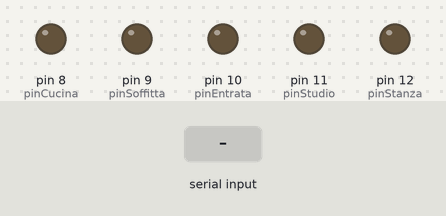
A sketch run on a simulated Arduino Uno, built with avr-gcc and run on an emulated ATmega328P. Shown: output pins drawn as LEDs (lit = HIGH). The inputs (shaded band) are chosen by the test bench. What the sketch prints to the serial monitor is not drawn.

Above: at 1.2 s.
1.3 s: "A" received over Serial
At 2.4 s:
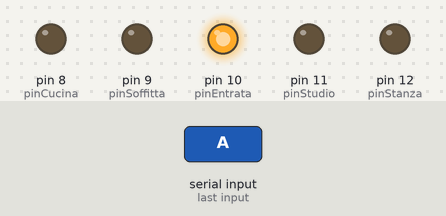
2.8 s: "B" received over Serial
At 4.0 s:
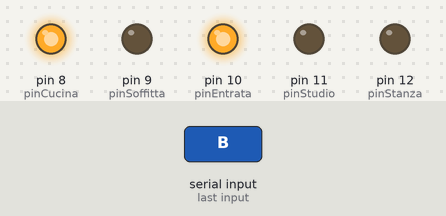
4.3 s: "C" received over Serial
At 4.6 s:
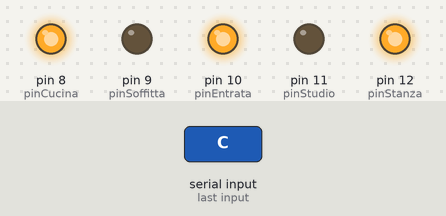
5.8 s: "D" received over Serial
At 6.2 s:
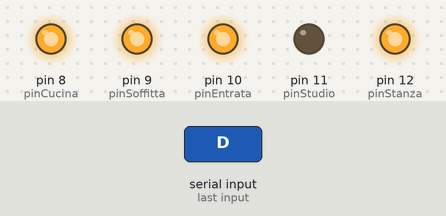
7.3 s: "E" received over Serial
At 8.1 s:
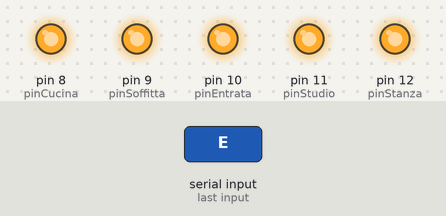
8.8 s: "A" received over Serial
At 9.8 s:
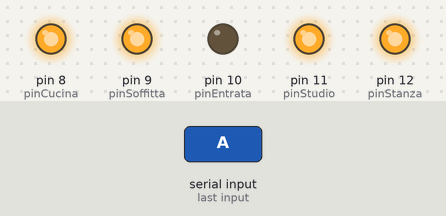
Timing chart, 0 to 11.3 s (numbered marks = the images above; inputs shaded):
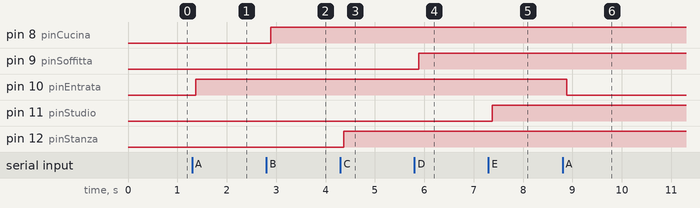

The sketch:

ArduinoUNO.ino
```cpp
char lettera;
int  statoEntrata  = 0;
int  statoCucina   = 0;
int  statoStanza   = 0;
int  statoSoffitta = 0;
int  statoStudio   = 0;

const int pinSoffitta =  9;                                         // Declare room-pin association.
const int pinStanza   = 12;                                         // Declare room-pin association.
const int pinEntrata  = 10;                                         // Declare room-pin association.
const int pinStudio   = 11;                                         // Declare room-pin association.
const int pinCucina   =  8;                                         // Declare room-pin association.
/* changes to try ***
import countable.h
import hashmap.h

CreateHashMap (room, char *, int, 3);
room ["Kitchen"] =  8;
room ["Bedroom"] = 12;
room ["Attic"]   =  9;
*/


void setup() {
  // put your setup code here, to run once:
  Serial.begin(9600);
  pinMode(pinEntrata, OUTPUT);    digitalWrite(pinEntrata, LOW);
  pinMode(pinCucina, OUTPUT);     digitalWrite(pinCucina, LOW);
  pinMode(pinStanza, OUTPUT);     digitalWrite(pinStanza, LOW);
  pinMode(pinSoffitta, OUTPUT);   digitalWrite(pinSoffitta, LOW);
  pinMode(pinStudio, OUTPUT);     digitalWrite(pinStudio, LOW);
}

void loop() {
  while (Serial.available() > 0) {
    lettera = Serial.read();
    Serial.println(lettera);
    Serial.println("Entrata: "  + (String)statoEntrata);
    Serial.println("Cucina: "   + (String)statoCucina);
    Serial.println("Stanza: "   + (String)statoStanza);
    Serial.println("soffitta: " + (String)statoSoffitta);
    Serial.println("Studio: "   + (String)statoStudio);
  }

 switch (lettera) {
  case 'A':
    // you clicked on "Entrata" room button, if state was ON this click made it OFF and viceversa.
    lettera=' ';
    digitalWrite( pinEntrata, !digitalRead(pinEntrata) );
    Serial.println("Stato Entrata: " + (String) digitalRead(pinEntrata));
    Serial.flush();
    break;

  case 'B':
    // you clicked on "Cucina" room button, if state was ON this click made it OFF and viceversa.
    lettera=' ';
    digitalWrite( pinCucina, !digitalRead(pinCucina) );
    Serial.println("Stato Cucina: " + (String) digitalRead(pinCucina));
    Serial.flush();
    break;

  case 'C':
    // you clicked on "Stanza" room button, if state was ON this click made it OFF and viceversa.
    lettera=' ';
    digitalWrite( pinStanza, !digitalRead(pinStanza) );
    Serial.println("Stato Stanza: " + (String) digitalRead(pinStanza));
    Serial.flush();
    break;

  case 'D':
    // you clicked on "Soffitta" room button, if state was ON this click made it OFF and viceversa.
    lettera=' ';
    digitalWrite( pinSoffitta, !digitalRead(pinSoffitta) );
    Serial.println("Stato Soffitta: " + (String) digitalRead(pinSoffitta));
    Serial.flush();
    break;

  case 'E':
    // you clicked on "Studio" room button, if state was ON this click made it OFF and viceversa.
    lettera=' ';
    digitalWrite( pinStudio, !digitalRead(pinStudio) );
    Serial.println("Stato Studio: " + (String) digitalRead(pinStudio));
    Serial.flush();
    break;

  default:
    Serial.println("Error: Wrong letter state");
    break;
 }
}
```

Measured:
- after the input at 1.3 s, pin 10 (pinEntrata): LOW → HIGH after 0.07 s
- after the input at 2.8 s, pin 8 (pinCucina): LOW → HIGH after 0.09 s
- after the input at 4.3 s, pin 12 (pinStanza): LOW → HIGH after 0.07 s
- after the input at 5.8 s, pin 9 (pinSoffitta): LOW → HIGH after 0.08 s
- after the input at 7.3 s, pin 11 (pinStudio): LOW → HIGH after 0.07 s
- after the input at 8.8 s, pin 10 (pinEntrata): HIGH → LOW after 0.09 s
